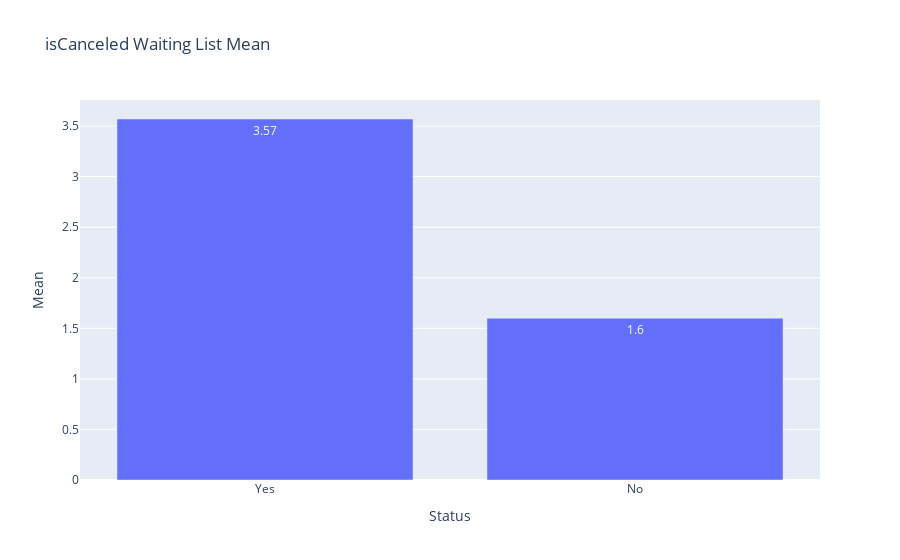

The code cell stored with this chart in its notebook:
### Markdown cell above
Lets take a look at the why bookings are getting canceled?

### Code cell
isCanceledMeans = {'Status':['Yes','No'],'Mean':[isCancelled_yes['days_in_waiting_list'].mean(),isCancelled_no['days_in_waiting_list'].mean()]}
isCanceledMeans = pd.DataFrame(isCanceledMeans)
isCanceledMeans['value'] = ['{:,.2f}'.format(value)for value in isCanceledMeans.Mean]
isCanceledMeans['value'] = pd.to_numeric(isCanceledMeans['value'])
fig = go.Figure()
fig.add_trace(go.Bar(x=isCanceledMeans.Status,
                         y=isCanceledMeans.value,  text=isCanceledMeans.value))

fig.update_layout(title='isCanceled Waiting List Mean',
                  xaxis_title='Status', yaxis_title='Mean')
fig.show()

### Figure 1 — Plotly figure (JSON) as saved in the notebook; plotly's stock layout.template omitted (floating-point values rounded to 4 significant figures)
{"data": [{"text": [3.57, 1.6], "type": "bar", "x": ["Yes", "No"], "y": [3.57, 1.6]}], "layout": {"title": {"text": "isCanceled Waiting List Mean"}, "xaxis": {"title": {"text": "Status"}}, "yaxis": {"title": {"text": "Mean"}}}}
